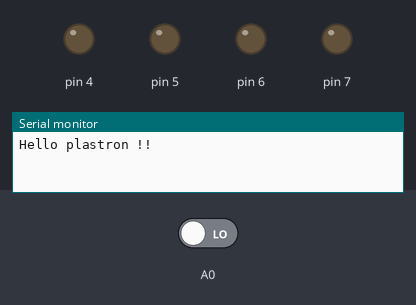
A sketch run on a simulated Arduino Uno, built with avr-gcc and run on an emulated ATmega328P. Shown: output pins drawn as LEDs (lit = HIGH), the last lines printed to the serial monitor. Inputs (shaded band) come from the test bench; at power-on: A0 LOW.

Above: at 1.2 s.
1.3 s: A0 driven HIGH
At 2.0 s:
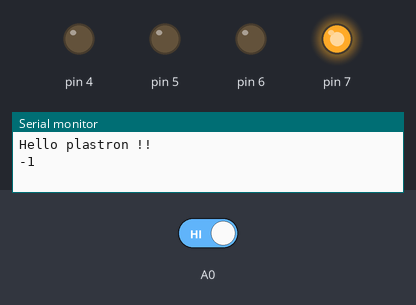
Timing chart, 0 to 4.3 s (numbered marks = the images above; inputs shaded):
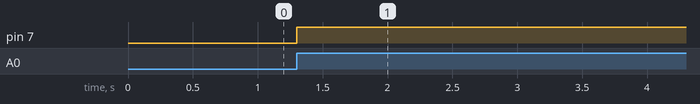

The sketch:

plastron.ino
```cpp
bool etat=LOW;

void setup()
{
  // Open serial communications and wait for port to open:
  Serial.begin(57600);


  Serial.println("Hello plastron !!");

  pinMode(7, OUTPUT);
  pinMode(6, OUTPUT);
  pinMode(5, OUTPUT);
  pinMode(4, OUTPUT);


  pinMode(A0, INPUT);


  digitalWrite(7, LOW);
  digitalWrite(6, LOW);
  digitalWrite(5, LOW);
  digitalWrite(4, LOW);


}

void loop() // run over and over
{
  int n=detect_tir();
  if(n == 123)
  {
      etat = !etat;
      digitalWrite(5, etat);
  }
  else Serial.println(n);


  /*
  unsigned long diff = micros();

  while((micros()-diff) < (8*1000)) // attente de l'état du haut du debut
  {
    if(digitalRead(A0)) diff = micros();
  }

  while(!digitalRead(A0)); //attente de l'état bas

  delayMicroseconds(500);

  byte val=0;

  for(int iB=0;iB<8;iB++)
  {
    val = val*2;
    delay(1);
    /*
    if(digitalRead(A0) == 1)
    {
      Serial.println("erreur de bit");
      Serial.println(iB);
      return;
    }
    *//*
    delay(1);
    if(!digitalRead(A0)) val++;
  }


  Serial.println("Coup de fusil !!");
  Serial.println(val);
  */
}

#define TEMPS_HIGH 1000


inline int detect_tir()
{
  unsigned long debut = micros();

  //detect 8 * LOW
  while((micros()-debut) < (8*TEMPS_HIGH))
  {
    if(digitalRead(A0)) debut = micros();
  }

  //attente de l'état haut
  while(!digitalRead(A0));

  digitalWrite(7, HIGH); //tempo

  //reset du compteur
  debut = micros();
  float nb_bit = 0;
  byte id=0;

  while((micros()-debut) < ((nb_bit+0.2)*TEMPS_HIGH));
  while((micros()-debut) < ((nb_bit+0.8)*TEMPS_HIGH))
  {
    if(digitalRead(A0)==LOW) return -1;
  }

  for(int iB=0;iB<8;iB++)
  {
    nb_bit++;
    while((micros()-debut) < ((nb_bit+0.2)*TEMPS_HIGH));
    while((micros()-debut) < ((nb_bit+0.8)*TEMPS_HIGH))
    {
      if(digitalRead(A0)) return -1;
    }

    digitalWrite(7, LOW); //tempo

    nb_bit++;
    id = id*2;

    while((micros()-debut) < ((nb_bit+0.2)*TEMPS_HIGH));
    bool val = digitalRead(A0);
    while((micros()-debut) < ((nb_bit+0.8)*TEMPS_HIGH))
    {
      if(digitalRead(A0) != val) return -1;
    }

    digitalWrite(7, HIGH); //tempo

    if(!val) id++;
  }

  //bit de fin
  nb_bit++;

  while((micros()-debut) < ((nb_bit+0.2)*TEMPS_HIGH));
  while((micros()-debut) < ((nb_bit+0.8)*TEMPS_HIGH))
  {
    if(digitalRead(A0)) return -1;
  }
  digitalWrite(7, LOW); //tempo

  return id;
}


/*
inline int detect_tir()
{
  unsigned long debut = micros();

  //detect 8 * LOW
  while((micros()-debut) < (8*TEMPS_HIGH))
  {
    if(digitalRead(A0)) debut = micros();
  }

  //attente de l'état haut
  while(!digitalRead(A0));

  digitalWrite(7, HIGH); //tempo

  //reset du compteur
  debut = micros();
  float nb_bit = 0.5;
  byte id=0;

  for(int iB=0;iB<8;iB++)
  {
    nb_bit++;
    while((micros()-debut) < (nb_bit*TEMPS_HIGH));

    digitalWrite(7, LOW); //tempo

    if(digitalRead(A0)) return -1;

    nb_bit++;
    id = id*2;
    while((micros()-debut) < (nb_bit*TEMPS_HIGH));

    digitalWrite(7, HIGH); //tempo

    if(!digitalRead(A0)) id++;
  }

  //bit de fin
  nb_bit++;
  while((micros()-debut) < (nb_bit*TEMPS_HIGH));
  digitalWrite(7, LOW); //tempo
  if(digitalRead(A0)) return -1;

  return id;
}
*/
```

Measured:
- after the input at 1.3 s, pin 7: LOW → HIGH at once
